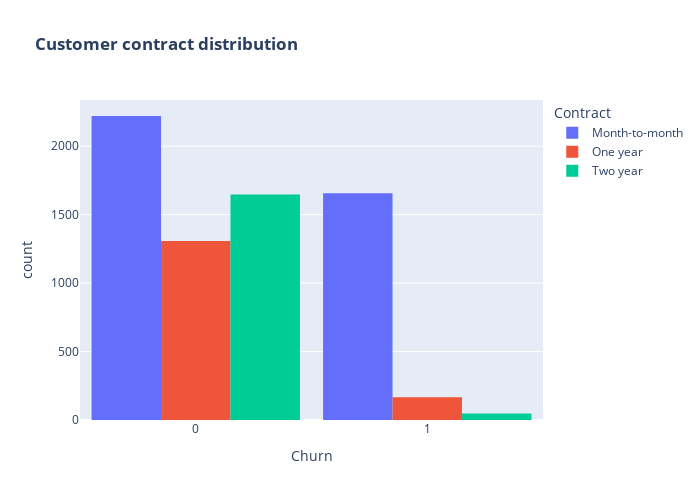

The cell this chart's notebook holds for it:
### Markdown cell above
* **OVERALL CHURN RATE (OUTER RING):** This chart shows that a MAJORITY of customers (**73.5%**) did NOT churn, while a significant minority (**26.5%**) did churn.

* **GENDER BREAKDOWN (INNER RING):** The inner ring analyzes the gender composition within each churn category. Crucially, the gender split remains almost perfectly balanced across both groups:
    * Among customers who **CHURNED**, the distribution is nearly 50/50 between males and females.
    * Among customers who **DID NOT CHURN**, the distribution is also nearly 50/50.

* **KEY INSIGHT:** The visualization strongly suggests that **GENDER IS NOT a significant factor in predicting customer churn**, as both male and female customers churn at almost identical rates.

### Code cell
fig = px.histogram(df, x="Churn", color="Contract", barmode="group", title="<b>Customer contract distribution<b>")
fig.update_layout(width=700, height=500, bargap=0.1)
fig.show()

### Figure 1 — Plotly figure (JSON) as saved in the notebook; plotly's stock layout.template omitted (floating-point values rounded to 4 significant figures; data arrays with more than 128 entries replaced by an {"elided": "..."} marker saying what was removed)
{"data": [{"alignmentgroup": "True", "bingroup": "x", "hovertemplate": "Contract=Month-to-month<br>Churn=%{x}<br>count=%{y}<extra></extra>", "legendgroup": "Month-to-month", "marker": {"color": "#636efa", "pattern": {"shape": ""}}, "name": "Month-to-month", "offsetgroup": "Month-to-month", "orientation": "v", "showlegend": true, "type": "histogram", "x": {"elided": "3875 int values"}, "xaxis": "x", "yaxis": "y"}, {"alignmentgroup": "True", "bingroup": "x", "hovertemplate": "Contract=One year<br>Churn=%{x}<br>count=%{y}<extra></extra>", "legendgroup": "One year", "marker": {"color": "#EF553B", "pattern": {"shape": ""}}, "name": "One year", "offsetgroup": "One year", "orientation": "v", "showlegend": true, "type": "histogram", "x": {"elided": "1473 int values"}, "xaxis": "x", "yaxis": "y"}, {"alignmentgroup": "True", "bingroup": "x", "hovertemplate": "Contract=Two year<br>Churn=%{x}<br>count=%{y}<extra></extra>", "legendgroup": "Two year", "marker": {"color": "#00cc96", "pattern": {"shape": ""}}, "name": "Two year", "offsetgroup": "Two year", "orientation": "v", "showlegend": true, "type": "histogram", "x": {"elided": "1695 int values"}, "xaxis": "x", "yaxis": "y"}], "layout": {"bargap": 0.1, "barmode": "group", "height": 500, "legend": {"title": {"text": "Contract"}, "tracegroupgap": 0}, "title": {"text": "<b>Customer contract distribution<b>"}, "width": 700, "xaxis": {"anchor": "y", "domain": [0, 1], "title": {"text": "Churn"}}, "yaxis": {"anchor": "x", "domain": [0, 1], "title": {"text": "count"}}}}
